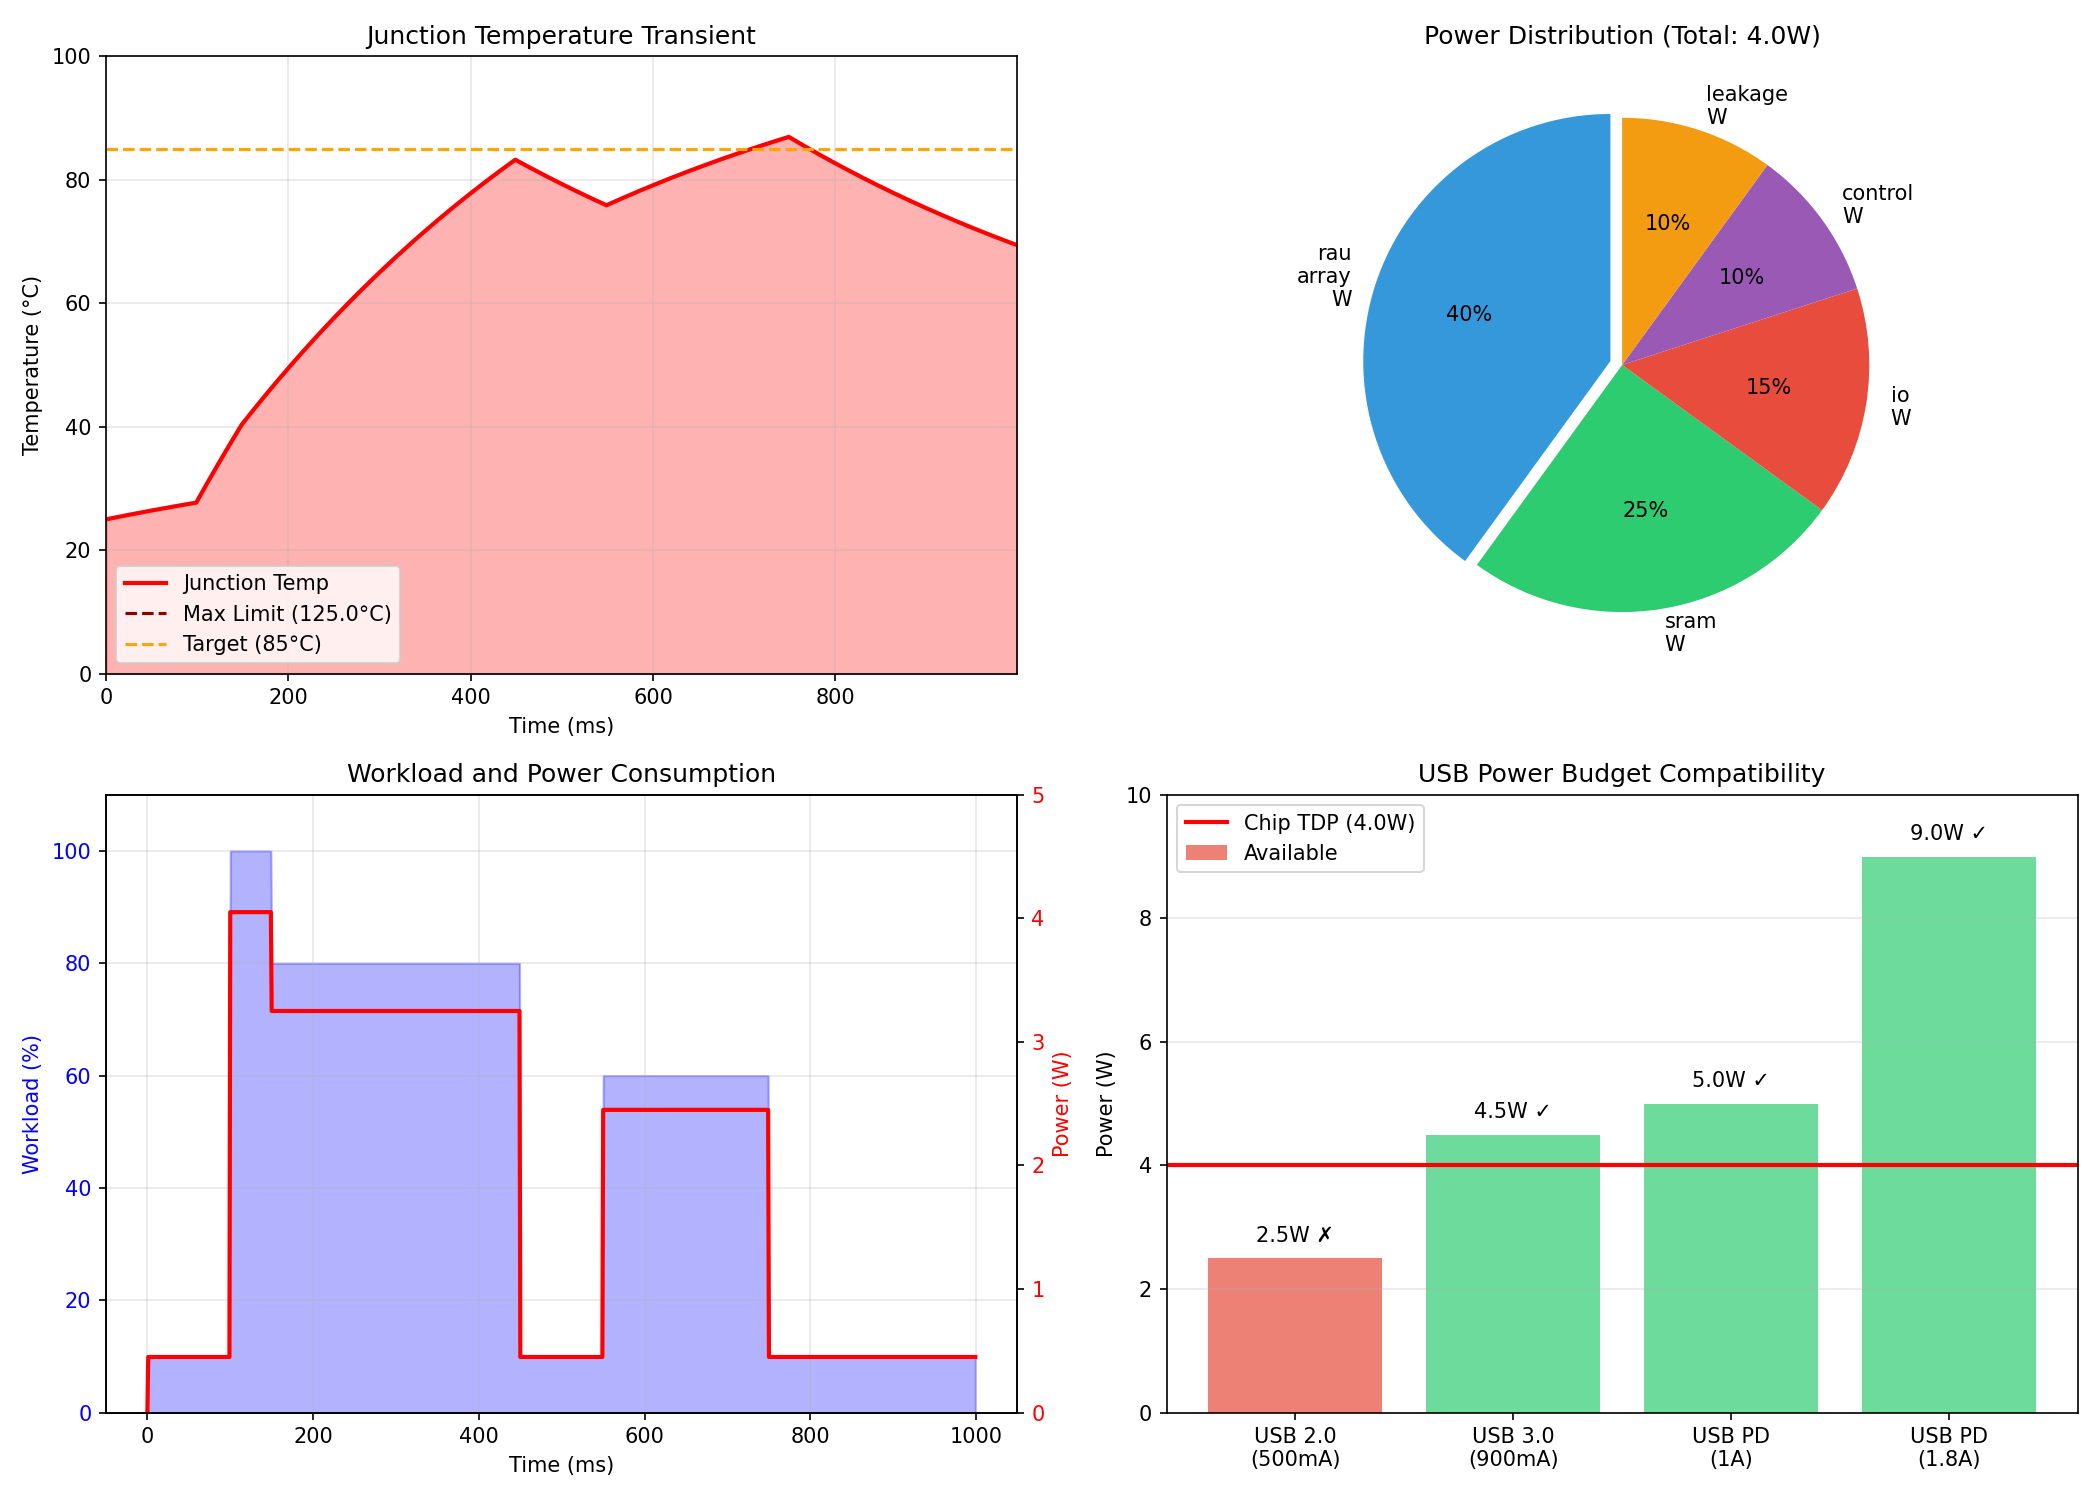

Here is the Python script that generated this plot:
#!/usr/bin/env python3
"""
TernaryAir Simulation Framework
Iteration 3: Thermal/Power Dynamics Simulation

Simulates chip-level thermal and power behavior:
- Thermal dynamics under various workloads
- Power consumption patterns
- Thermal throttling analysis
- Cooling solution requirements

Author: Casey DiGennaro
"""

import numpy as np
import json
from dataclasses import dataclass
from typing import List, Dict
import matplotlib.pyplot as plt

@dataclass
class ThermalModel:
    """Thermal model parameters for 28nm chip"""
    die_area_mm2: float = 25.0
    thickness_um: float = 300
    silicon_thermal_conductivity: float = 150  # W/mK
    junction_to_ambient_C_per_W: float = 35  # °C/W (no heatsink)
    junction_to_case_C_per_W: float = 2.5
    thermal_mass_J_per_K: float = 0.015  # J/K for silicon die
    max_junction_temp_C: float = 125.0
    ambient_temp_C: float = 25.0

@dataclass
class PowerModel:
    """Power model parameters"""
    tdp_w: float = 4.0
    leakage_w: float = 0.05
    dynamic_range: tuple = (0.1, 1.0)  # Fraction of TDP

class ThermalSimulator:
    """Simulates thermal dynamics of the chip"""
    
    def __init__(self, thermal: ThermalModel, power: PowerModel):
        self.thermal = thermal
        self.power = power
        self.temp_history = []
        self.power_history = []
    
    def simulate_transient(self, duration_ms: float = 1000, dt_ms: float = 1,
                          workload_profile: List[float] = None) -> Dict:
        """
        Simulate transient thermal behavior
        
        workload_profile: list of power fractions (0.0 to 1.0) over time
        """
        if workload_profile is None:
            # Default: idle → burst → sustained → idle
            workload_profile = (
                [0.1] * 100 +           # Idle
                [1.0] * 50 +            # Burst
                [0.8] * 300 +           # Sustained
                [0.1] * 100 +           # Idle
                [0.6] * 200 +           # Medium load
                [0.1] * 250             # Cool down
            )
        
        n_steps = int(duration_ms / dt_ms)
        temps = np.zeros(n_steps)
        powers = np.zeros(n_steps)
        temps[0] = self.thermal.ambient_temp_C
        
        for i in range(1, n_steps):
            # Get workload fraction
            workload_idx = min(i, len(workload_profile) - 1)
            workload_frac = workload_profile[workload_idx]
            
            # Calculate power
            dynamic_power = self.power.tdp_w * workload_frac * self.power.dynamic_range[1]
            static_power = self.power.leakage_w
            total_power = dynamic_power + static_power
            powers[i] = total_power
            
            # Thermal dynamics (lumped capacitance model)
            # dT/dt = (P - (T - T_amb)/R_th) / C_th
            heat_generated = total_power
            heat_dissipated = (temps[i-1] - self.thermal.ambient_temp_C) / self.thermal.junction_to_ambient_C_per_W
            temp_rate = (heat_generated - heat_dissipated) / self.thermal.thermal_mass_J_per_K
            
            temps[i] = temps[i-1] + temp_rate * (dt_ms / 1000)
        
        return {
            'time_ms': np.arange(n_steps) * dt_ms,
            'temperature_C': temps,
            'power_W': powers,
            'workload': np.array([workload_profile[min(i, len(workload_profile)-1)] for i in range(n_steps)]),
            'max_temp': np.max(temps),
            'steady_state_temp': temps[-100:].mean(),
            'throttling_required': np.max(temps) > self.thermal.max_junction_temp_C,
        }
    
    def analyze_cooling_requirements(self, target_temp_C: float = 85) -> Dict:
        """Analyze cooling solution requirements"""
        # Required thermal resistance
        power_budget = self.power.tdp_w
        temp_rise = target_temp_C - self.thermal.ambient_temp_C
        required_theta = temp_rise / power_budget
        
        # Current vs required
        current_theta = self.thermal.junction_to_ambient_C_per_W
        
        return {
            'target_temp_C': target_temp_C,
            'required_theta_JA_C_per_W': required_theta,
            'current_theta_JA_C_per_W': current_theta,
            'improvement_needed': current_theta - required_theta,
            'heatsink_required': current_theta > required_theta,
            'recommended_solution': self._recommend_cooling(required_theta),
        }
    
    def _recommend_cooling(self, required_theta: float) -> str:
        if required_theta >= 25:
            return "Passive PCB cooling sufficient"
        elif required_theta >= 15:
            return "Small aluminum heatsink recommended"
        elif required_theta >= 8:
            return "Medium heatsink + thermal pad required"
        else:
            return "Active cooling (fan) recommended"


class PowerSimulator:
    """Simulates power consumption patterns"""
    
    def __init__(self, tdp_w: float = 4.0):
        self.tdp_w = tdp_w
    
    def analyze_inference_power(self, tokens_per_second: int = 100) -> Dict:
        """Analyze power consumption during inference"""
        # Power breakdown
        rau_power = self.tdp_w * 0.40  # 40% for RAU array
        sram_power = self.tdp_w * 0.25  # 25% for SRAM
        io_power = self.tdp_w * 0.15    # 15% for I/O
        control_power = self.tdp_w * 0.10  # 10% for control
        leakage = self.tdp_w * 0.10     # 10% leakage
        
        # Energy per token
        energy_per_token_mj = self.tdp_w / tokens_per_second * 1000
        
        return {
            'total_power_W': self.tdp_w,
            'power_breakdown': {
                'rau_array_W': rau_power,
                'sram_W': sram_power,
                'io_W': io_power,
                'control_W': control_power,
                'leakage_W': leakage,
            },
            'tokens_per_second': tokens_per_second,
            'energy_per_token_mJ': energy_per_token_mj,
            'energy_per_token_uJ': energy_per_token_mj * 1000,
        }
    
    def analyze_usb_power_budget(self) -> Dict:
        """Analyze USB power budget compatibility"""
        usb_2_5W = 2.5
        usb_3_4_5W = 4.5
        usb_pd_5W = 5.0
        usb_pd_9W = 9.0
        
        return {
            'chip_tdp_W': self.tdp_w,
            'usb_2_0_5V': {
                'available_W': usb_2_5W,
                'sufficient': self.tdp_w <= usb_2_5W,
                'headroom_W': usb_2_5W - self.tdp_w,
            },
            'usb_3_0_5V': {
                'available_W': usb_3_4_5W,
                'sufficient': self.tdp_w <= usb_3_4_5W,
                'headroom_W': usb_3_4_5W - self.tdp_w,
            },
            'usb_pd_5V': {
                'available_W': usb_pd_5W,
                'sufficient': self.tdp_w <= usb_pd_5W,
                'headroom_W': usb_pd_5W - self.tdp_w,
            },
            'recommended_usb': 'USB 3.0 (5V, 900mA)' if self.tdp_w <= 4.5 else 'USB PD (5V, 1A)',
        }


def run_iteration_3():
    """Run thermal/power dynamics simulation"""
    
    print("=" * 70)
    print("TERNARYAIR SIMULATION FRAMEWORK")
    print("Iteration 3: Thermal/Power Dynamics Simulation")
    print("=" * 70)
    
    # Initialize models
    thermal_model = ThermalModel()
    power_model = PowerModel(tdp_w=4.0)
    
    # Run thermal simulation
    thermal_sim = ThermalSimulator(thermal_model, power_model)
    transient_result = thermal_sim.simulate_transient(duration_ms=1000)
    
    # Power analysis
    power_sim = PowerSimulator(tdp_w=4.0)
    inference_power = power_sim.analyze_inference_power(tokens_per_second=100)
    usb_analysis = power_sim.analyze_usb_power_budget()
    
    # Cooling analysis
    cooling_analysis = thermal_sim.analyze_cooling_requirements(target_temp_C=85)
    
    # Compile results
    results = {
        'thermal_transient': {
            'max_temp_C': float(transient_result['max_temp']),
            'steady_state_temp_C': float(transient_result['steady_state_temp']),
            'throttling_required': transient_result['throttling_required'],
        },
        'power_analysis': inference_power,
        'usb_power_budget': usb_analysis,
        'cooling_requirements': cooling_analysis,
    }
    
    # Print results
    print("\n📊 Thermal Analysis Results")
    print("-" * 50)
    print(f"Max Temperature: {transient_result['max_temp']:.1f}°C")
    print(f"Steady State Temperature: {transient_result['steady_state_temp']:.1f}°C")
    print(f"Max Junction Temp Limit: {thermal_model.max_junction_temp_C}°C")
    print(f"Throttling Required: {'Yes ⚠️' if transient_result['throttling_required'] else 'No ✅'}")
    
    print("\n🔋 Power Breakdown")
    print("-" * 50)
    tdp = power_model.tdp_w
    for component, power in inference_power['power_breakdown'].items():
        print(f"{component.replace('_', ' ').title():<20}: {power:.2f} W ({power/tdp*100:.0f}%)")
    print(f"{'Total TDP':<20}: {tdp:.2f} W")
    print(f"\nEnergy per Token: {inference_power['energy_per_token_uJ']:.1f} μJ")
    
    print("\n🔌 USB Power Budget Analysis")
    print("-" * 50)
    print(f"Chip TDP: {tdp} W")
    print(f"USB 2.0 (5V, 500mA): {usb_analysis['usb_2_0_5V']['sufficient'] and '✅ Sufficient' or '❌ Insufficient'}")
    print(f"USB 3.0 (5V, 900mA): {usb_analysis['usb_3_0_5V']['sufficient'] and '✅ Sufficient' or '❌ Insufficient'}")
    print(f"Recommended: {usb_analysis['recommended_usb']}")
    
    print("\n❄️ Cooling Requirements")
    print("-" * 50)
    print(f"Target Temperature: {cooling_analysis['target_temp_C']}°C")
    print(f"Current θ_JA: {cooling_analysis['current_theta_JA_C_per_W']:.1f} °C/W")
    print(f"Required θ_JA: {cooling_analysis['required_theta_JA_C_per_W']:.1f} °C/W")
    print(f"Heatsink Required: {'Yes' if cooling_analysis['heatsink_required'] else 'No'}")
    print(f"Recommendation: {cooling_analysis['recommended_solution']}")
    
    # Generate visualizations
    fig, axes = plt.subplots(2, 2, figsize=(14, 10))
    
    # 1. Temperature transient
    ax1 = axes[0, 0]
    time = transient_result['time_ms']
    temp = transient_result['temperature_C']
    ax1.plot(time, temp, 'r-', linewidth=2, label='Junction Temp')
    ax1.axhline(y=thermal_model.max_junction_temp_C, color='darkred', linestyle='--', label=f'Max Limit ({thermal_model.max_junction_temp_C}°C)')
    ax1.axhline(y=85, color='orange', linestyle='--', label='Target (85°C)')
    ax1.fill_between(time, 0, temp, alpha=0.3, color='red')
    ax1.set_xlabel('Time (ms)')
    ax1.set_ylabel('Temperature (°C)')
    ax1.set_title('Junction Temperature Transient')
    ax1.legend()
    ax1.grid(alpha=0.3)
    ax1.set_xlim(0, time[-1])
    ax1.set_ylim(0, 100)
    
    # 2. Power breakdown pie
    ax2 = axes[0, 1]
    labels = list(inference_power['power_breakdown'].keys())
    sizes = list(inference_power['power_breakdown'].values())
    colors = ['#3498DB', '#2ECC71', '#E74C3C', '#9B59B6', '#F39C12']
    explode = (0.05, 0, 0, 0, 0)
    ax2.pie(sizes, explode=explode, labels=[l.replace('_', '\n') for l in labels], 
            colors=colors, autopct='%1.0f%%', startangle=90)
    ax2.set_title(f'Power Distribution (Total: {tdp}W)')
    
    # 3. Workload and power
    ax3 = axes[1, 0]
    ax3_twin = ax3.twinx()
    
    ax3.fill_between(time, 0, transient_result['workload'] * 100, alpha=0.3, color='blue', label='Workload')
    ax3.set_ylabel('Workload (%)', color='blue')
    ax3.tick_params(axis='y', labelcolor='blue')
    ax3.set_ylim(0, 110)
    
    ax3_twin.plot(time, transient_result['power_W'], 'r-', linewidth=2, label='Power')
    ax3_twin.set_ylabel('Power (W)', color='red')
    ax3_twin.tick_params(axis='y', labelcolor='red')
    ax3_twin.set_ylim(0, 5)
    
    ax3.set_xlabel('Time (ms)')
    ax3.set_title('Workload and Power Consumption')
    ax3.grid(alpha=0.3)
    
    # 4. USB power budget
    ax4 = axes[1, 1]
    usb_types = ['USB 2.0\n(500mA)', 'USB 3.0\n(900mA)', 'USB PD\n(1A)', 'USB PD\n(1.8A)']
    usb_power = [2.5, 4.5, 5.0, 9.0]
    colors_usb = ['#E74C3C', '#2ECC71', '#2ECC71', '#2ECC71']
    
    bars = ax4.bar(usb_types, usb_power, color=colors_usb, alpha=0.7, label='Available')
    ax4.axhline(y=tdp, color='red', linestyle='-', linewidth=2, label=f'Chip TDP ({tdp}W)')
    
    for bar, power in zip(bars, usb_power):
        status = '✓' if power >= tdp else '✗'
        ax4.text(bar.get_x() + bar.get_width()/2, bar.get_height() + 0.2, 
                f'{power}W {status}', ha='center', va='bottom', fontsize=10)
    
    ax4.set_ylabel('Power (W)')
    ax4.set_title('USB Power Budget Compatibility')
    ax4.legend()
    ax4.set_ylim(0, 10)
    ax4.grid(axis='y', alpha=0.3)
    
    plt.tight_layout()
    plt.savefig('/home/z/my-project/download/sim3_thermal_power.png', dpi=150)
    print("\n✅ Saved: /home/z/my-project/download/sim3_thermal_power.png")
    
    # Save JSON
    with open('/home/z/my-project/download/sim3_thermal_power.json', 'w') as f:
        json.dump(results, f, indent=2)
    print("✅ Saved: /home/z/my-project/download/sim3_thermal_power.json")
    
    return results


if __name__ == "__main__":
    run_iteration_3()
